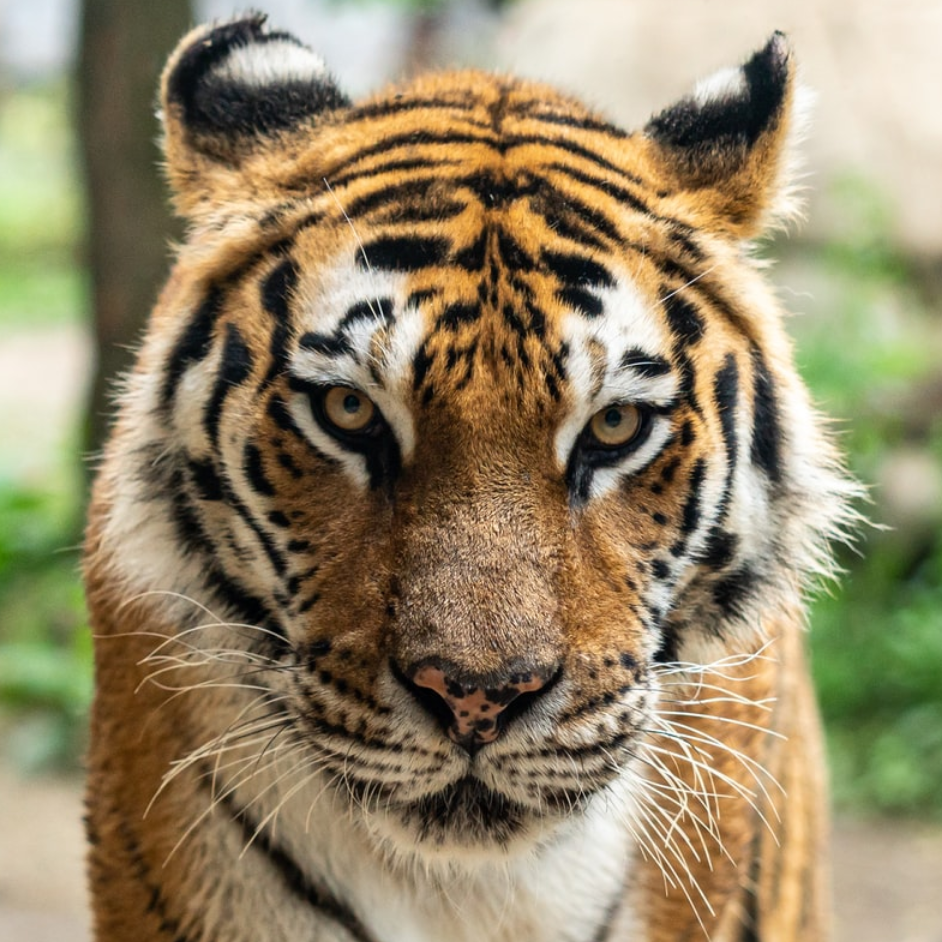
#> input picture img/svd_tiger.png, 942 x 942 px, found by its file name
$ python svd.py
#> lines starting #> are read from the running program, lines starting #| are printed output that depends on the picture
from PIL import Image
import numpy as np
import matplotlib.pyplot as plt

img = Image.open('/home/kunal/work/ksaluja15.github.io/img/svd_tiger.png')
#> img is the input picture: PIL image 942x942 RGB; mean R, G, B 148.1, 134.7, 104.4
img = np.array(img)
gray = 0.2989 * img[:, :, 0] + 0.5870 * img[:, :, 1] + 0.1140 * img[:, :, 2]
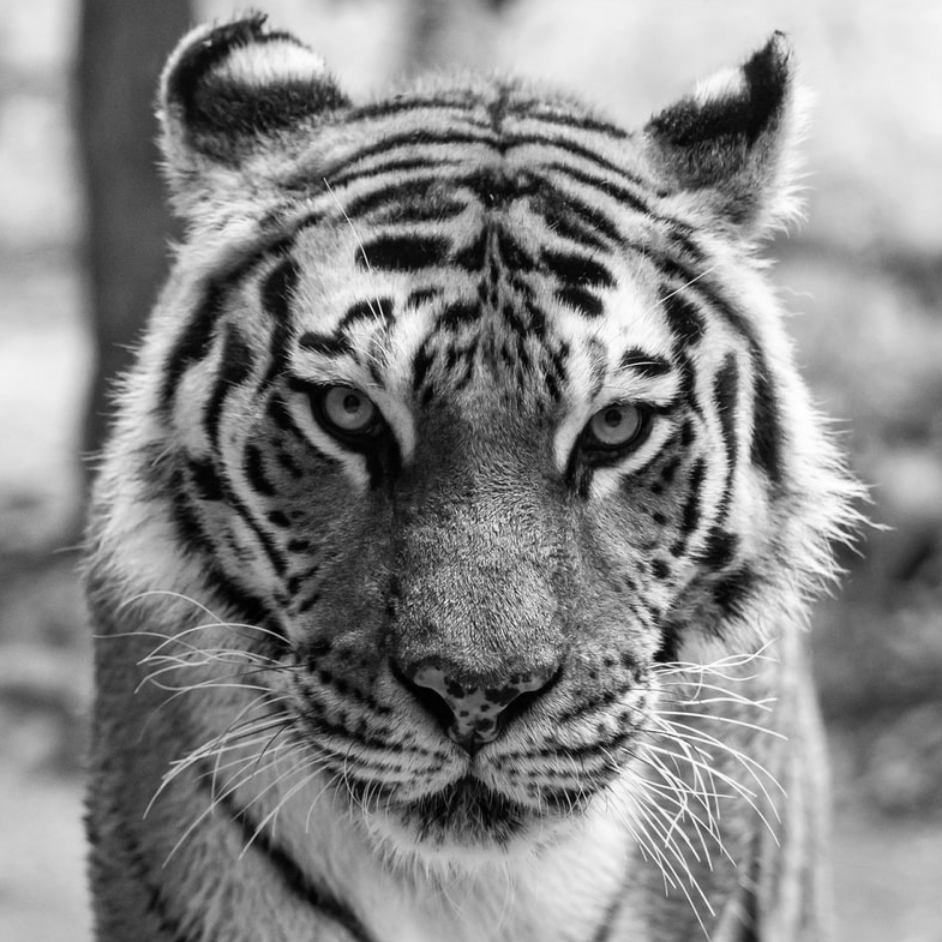
#> gray: shape (942, 942) float64; min 0, max 255, mean 135.2

U,s,V = np.linalg.svd(gray)
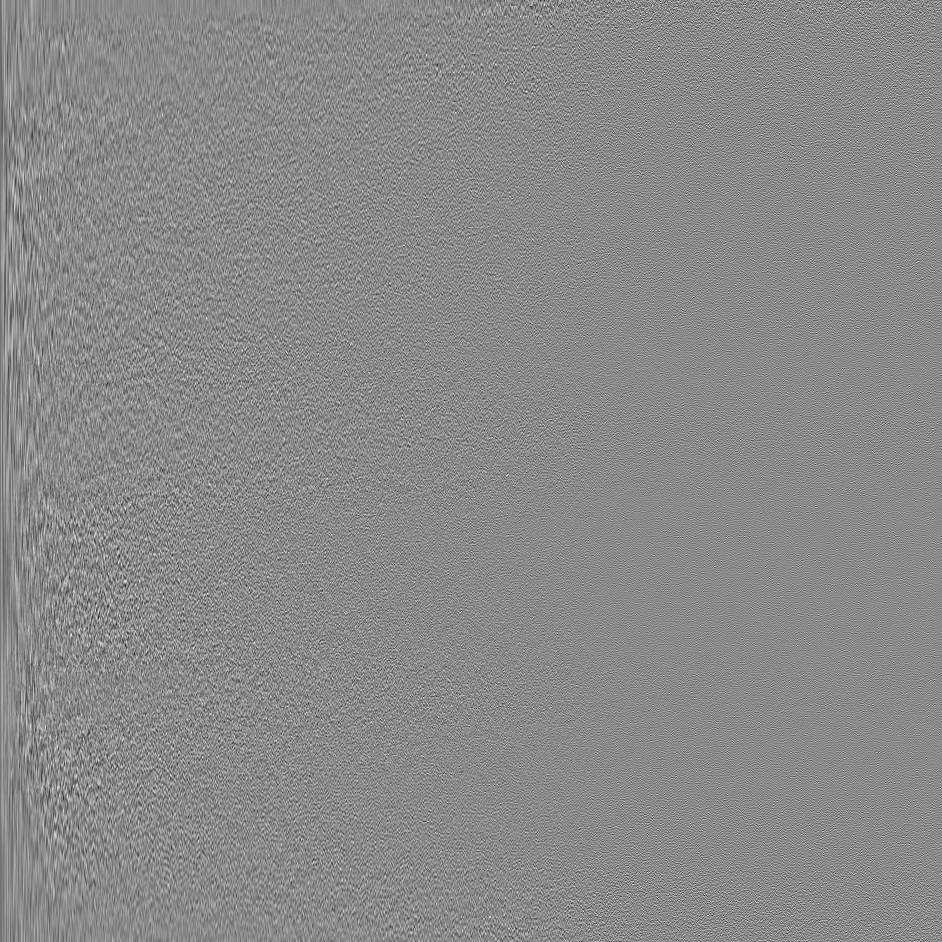
#> U: shape (942, 942) float64; min -0.215, max 0.183, mean -3.49e-05; drawn with min black and max white
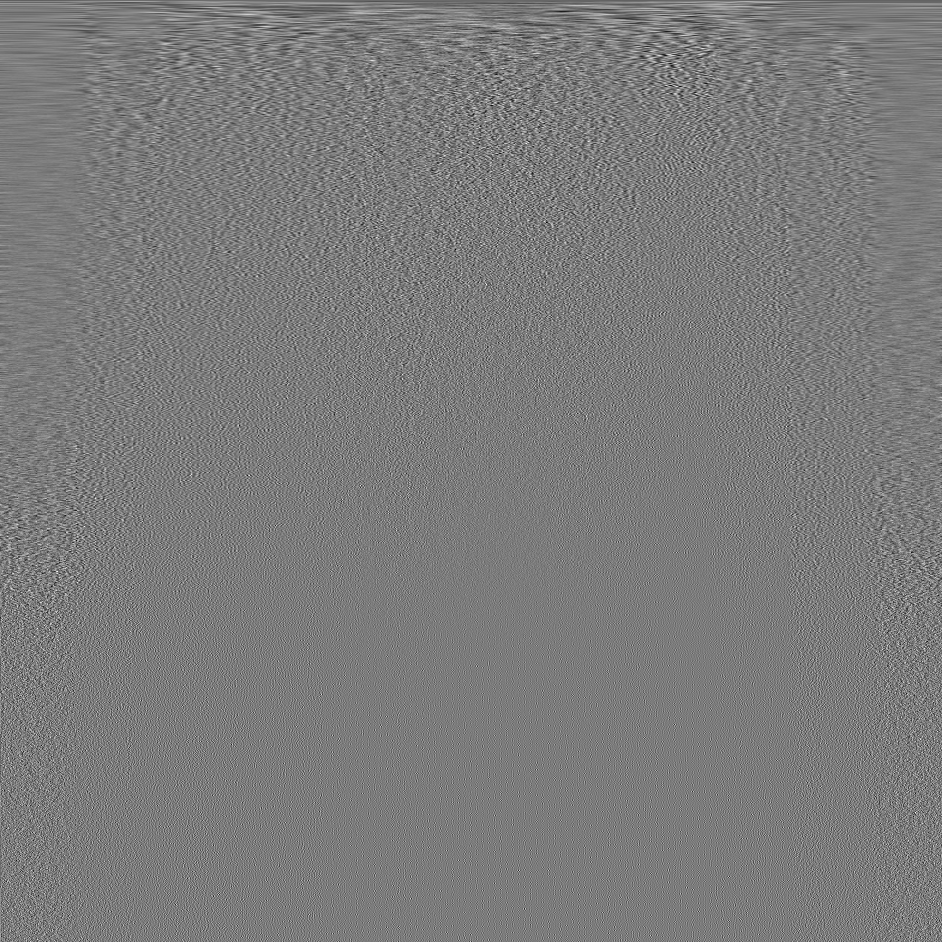
#> V: shape (942, 942) float64; min -0.19, max 0.201, mean -3.19e-05; drawn with min black and max white
#> s = 942 values, max 132234 at index 0, min 0.00677 at index 941, mean 596.5

recon_imgs=[]
for n in [5, 15, 30]:
    S = np.zeros(np.shape(gray))
    for i in range(0, n):
        S[i,i] = s[i]

    recon_img = U @ S @ V
    recon_imgs.append(recon_img)
#> this loop made 3 passes
#> pass 1, `recon_img = U @ S @ V`:
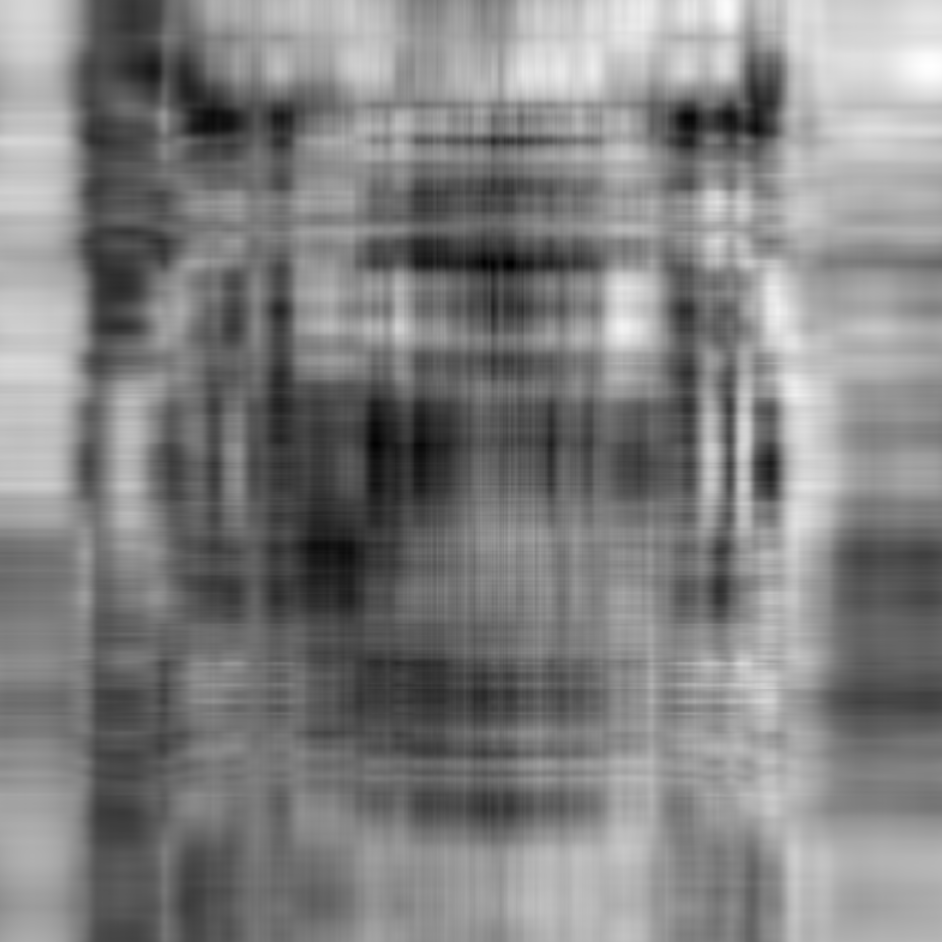
#> recon_img: shape (942, 942) float64; min -13.39, max 279.9, mean 135.2; drawn with min black and max white
#> pass 3, `recon_img = U @ S @ V`:
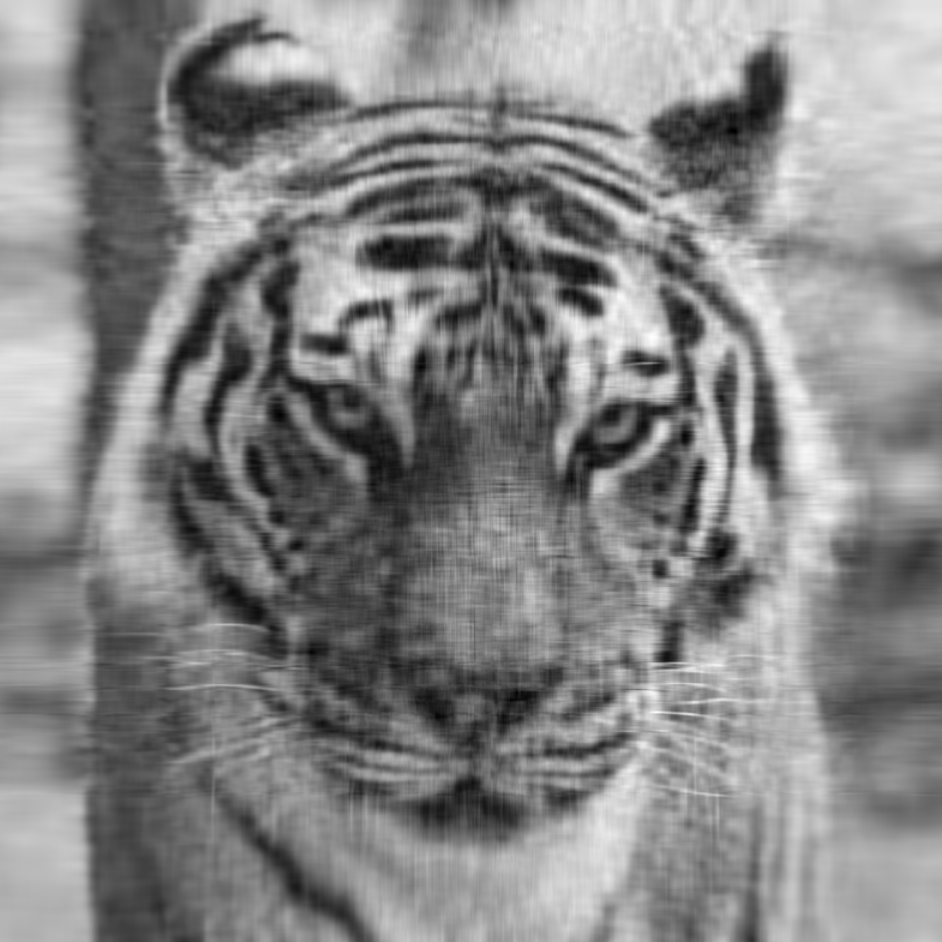
#> recon_img: shape (942, 942) float64; min -27.97, max 281.2, mean 135.2; drawn with min black and max white
#> after the loop, recon_imgs = 3 items


fig, ax = plt.subplots(2, 2)

ax[0][0].imshow(gray, cmap='gray')
ax[0][0].axis('off')
ax[0][0].set_title('Original')

ax[0][1].imshow(recon_imgs[0], cmap='gray')
ax[0][1].axis('off')
ax[0][1].set_title(f'Reconstructed n = 5')

ax[1][0].imshow(recon_imgs[1], cmap='gray')
ax[1][0].axis('off')
ax[1][0].set_title(f'Reconstructed n = 15')

ax[1][1].imshow(recon_imgs[2], cmap='gray')
ax[1][1].axis('off')
ax[1][1].set_title(f'Reconstructed n = 30')
plt.show()

$ run again, with img/cpu_cov.png copied over img/svd_tiger.png
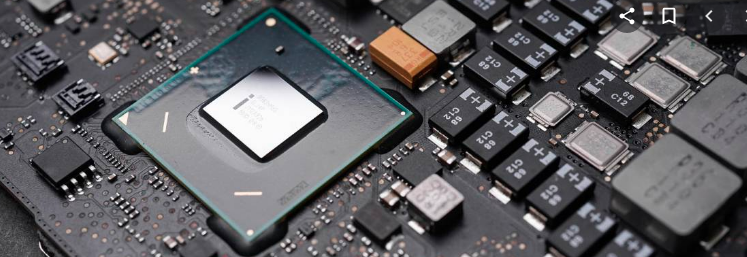
#> input picture img/cpu_cov.png, 747 x 257 px, found by its file name
#> img is the input picture: PIL image 747x257 RGBA; mean R, G, B, A 93.2, 92.4, 95.6, 255
#> `U,s,V = np.linalg.svd(gray)`:
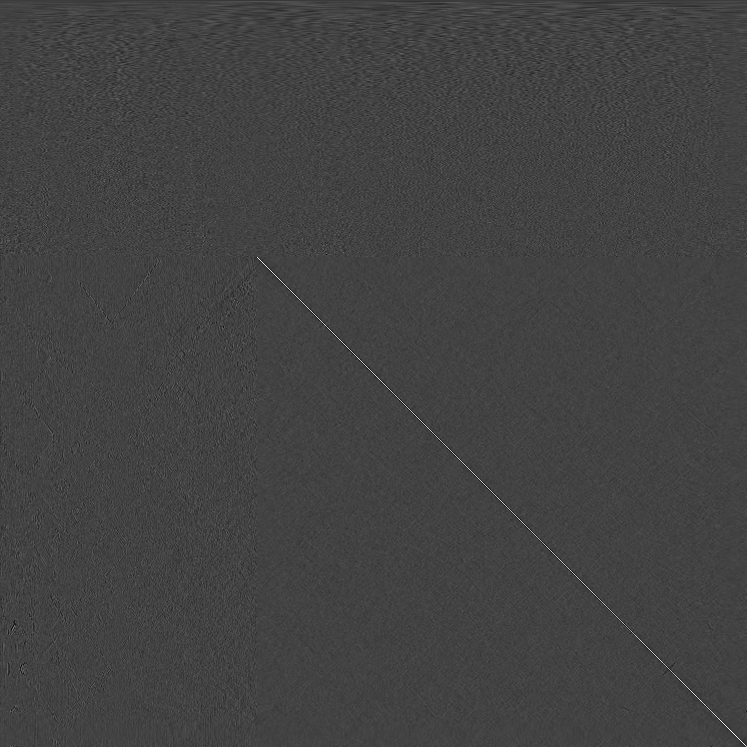
#> V: shape (747, 747) float64; min -0.328, max 0.925, mean -3.4e-05; drawn with min black and max white
#> s = 257 values, max 42284.1 at index 0, min 25.7 at index 256, mean 914.1
#> the loop `for n in [5, 15, 30]:` made 3 passes
#> pass 3, `recon_img = U @ S @ V`:
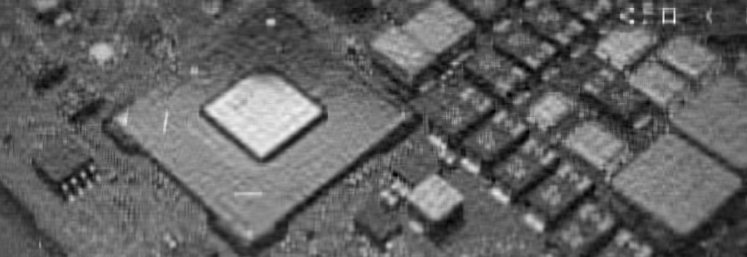
#> recon_img: shape (257, 747) float64; min -38.41, max 302.4, mean 93; drawn with min black and max white
#> after the loop `for n in [5, 15, 30]:`: recon_imgs = 3 items
